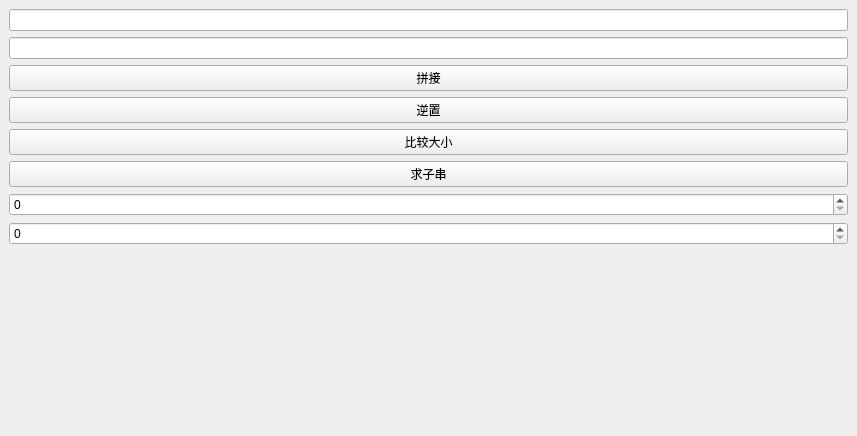
<?xml version="1.0" encoding="UTF-8"?>
<ui version="4.0">
 <class>MainWindow</class>
 <widget class="QMainWindow" name="MainWindow">
  <property name="geometry">
   <rect>
    <x>0</x>
    <y>0</y>
    <width>857</width>
    <height>436</height>
   </rect>
  </property>
  <property name="windowTitle">
   <string>MainWindow</string>
  </property>
  <widget class="QWidget" name="centralwidget">
   <layout class="QVBoxLayout" name="verticalLayout">
    <item>
     <widget class="QLineEdit" name="lineEdit1"/>
    </item>
    <item>
     <widget class="QLineEdit" name="lineEdit2"/>
    </item>
    <item>
     <widget class="QPushButton" name="concatenateButton">
      <property name="text">
       <string>拼接</string>
      </property>
     </widget>
    </item>
    <item>
     <widget class="QPushButton" name="reverseButton">
      <property name="text">
       <string>逆置</string>
      </property>
     </widget>
    </item>
    <item>
     <widget class="QPushButton" name="compareButton">
      <property name="text">
       <string>比较大小</string>
      </property>
     </widget>
    </item>
    <item>
     <widget class="QPushButton" name="substringButton">
      <property name="text">
       <string>求子串</string>
      </property>
     </widget>
    </item>
    <item>
     <widget class="QSpinBox" name="startSpinBox">
      <property name="maximum">
       <number>1000</number>
      </property>
     </widget>
    </item>
    <item>
     <widget class="QSpinBox" name="lengthSpinBox">
      <property name="maximum">
       <number>1000</number>
      </property>
     </widget>
    </item>
    <item>
     <widget class="QLabel" name="resultLabel">
      <property name="text">
       <string/>
      </property>
     </widget>
    </item>
   </layout>
  </widget>
 </widget>
 <resources/>
 <connections>
  <connection>
   <sender>concatenateButton</sender>
   <signal>clicked()</signal>
   <receiver>MainWindow</receiver>
   <slot>on_concatenateButton_clicked()</slot>
   <hints>
    <hint type="sourcelabel">
     <x>43</x>
     <y>88</y>
    </hint>
    <hint type="destinationlabel">
     <x>42</x>
     <y>313</y>
    </hint>
   </hints>
  </connection>
  <connection>
   <sender>reverseButton</sender>
   <signal>clicked()</signal>
   <receiver>MainWindow</receiver>
   <slot>on_reverseButton_clicked()</slot>
   <hints>
    <hint type="sourcelabel">
     <x>364</x>
     <y>136</y>
    </hint>
    <hint type="destinationlabel">
     <x>359</x>
     <y>570</y>
    </hint>
   </hints>
  </connection>
  <connection>
   <sender>compareButton</sender>
   <signal>clicked()</signal>
   <receiver>MainWindow</receiver>
   <slot>on_compareButton_clicked()</slot>
   <hints>
    <hint type="sourcelabel">
     <x>442</x>
     <y>169</y>
    </hint>
    <hint type="destinationlabel">
     <x>476</x>
     <y>590</y>
    </hint>
   </hints>
  </connection>
  <connection>
   <sender>substringButton</sender>
   <signal>clicked()</signal>
   <receiver>MainWindow</receiver>
   <slot>on_substringButton_clicked()</slot>
   <hints>
    <hint type="sourcelabel">
     <x>236</x>
     <y>210</y>
    </hint>
    <hint type="destinationlabel">
     <x>226</x>
     <y>630</y>
    </hint>
   </hints>
  </connection>
 </connections>
 <slots>
  <slot>on_concatenateButton_clicked()</slot>
  <slot>on_reverseButton_clicked()</slot>
  <slot>on_compareButton_clicked()</slot>
  <slot>on_substringButton_clicked()</slot>
 </slots>
</ui>
